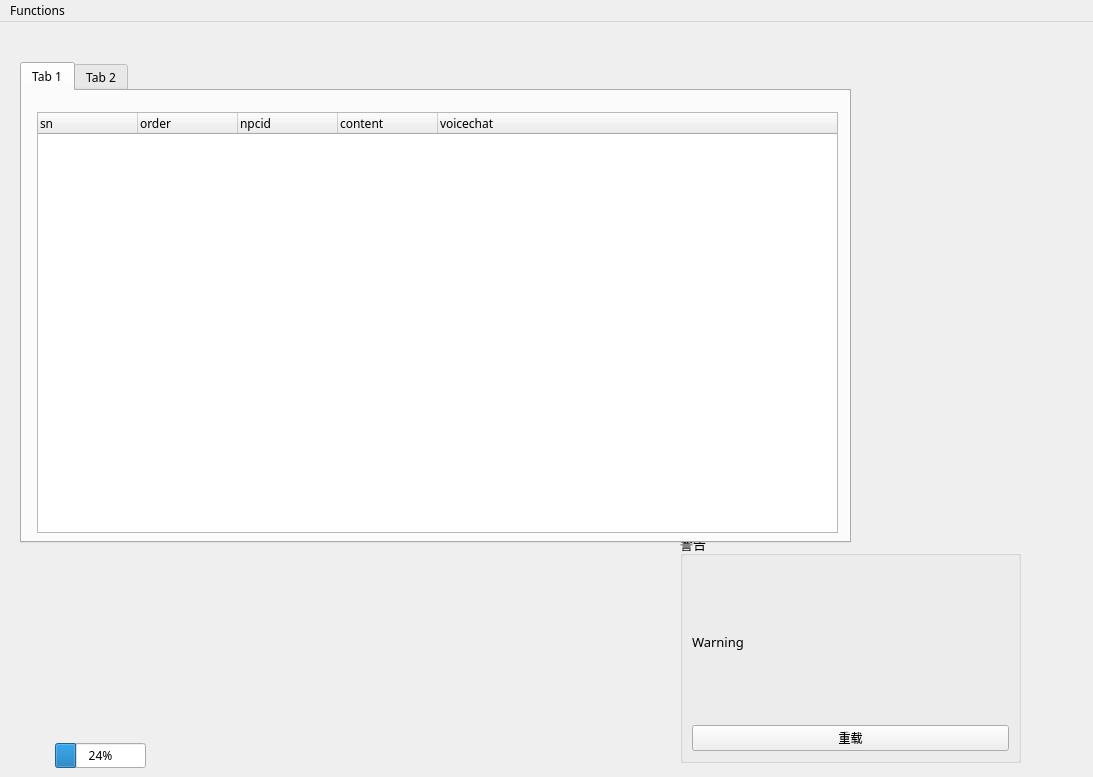
<?xml version="1.0" encoding="UTF-8"?>
<ui version="4.0">
 <class>MainWindow</class>
 <widget class="QMainWindow" name="MainWindow">
  <property name="geometry">
   <rect>
    <x>0</x>
    <y>0</y>
    <width>1093</width>
    <height>777</height>
   </rect>
  </property>
  <property name="font">
   <font>
    <family>微软雅黑</family>
   </font>
  </property>
  <property name="windowTitle">
   <string>MainWindow</string>
  </property>
  <property name="locale">
   <locale language="Chinese" country="China"/>
  </property>
  <widget class="QWidget" name="centralwidget">
   <widget class="QProgressBar" name="progressBar">
    <property name="geometry">
     <rect>
      <x>55</x>
      <y>721</y>
      <width>91</width>
      <height>25</height>
     </rect>
    </property>
    <property name="value">
     <number>24</number>
    </property>
   </widget>
   <widget class="QWidget" name="widget" native="true">
    <property name="geometry">
     <rect>
      <x>590</x>
      <y>440</y>
      <width>501</width>
      <height>311</height>
     </rect>
    </property>
    <widget class="QGroupBox" name="warningGroup">
     <property name="geometry">
      <rect>
       <x>90</x>
       <y>70</y>
       <width>341</width>
       <height>231</height>
      </rect>
     </property>
     <property name="font">
      <font>
       <family>微软雅黑</family>
       <pointsize>10</pointsize>
      </font>
     </property>
     <property name="title">
      <string>警告</string>
     </property>
     <layout class="QVBoxLayout" name="verticalLayout">
      <item>
       <widget class="QLabel" name="labelWarning">
        <property name="contextMenuPolicy">
         <enum>Qt::NoContextMenu</enum>
        </property>
        <property name="layoutDirection">
         <enum>Qt::LeftToRight</enum>
        </property>
        <property name="locale">
         <locale language="Chinese" country="China"/>
        </property>
        <property name="text">
         <string>Warning</string>
        </property>
        <property name="alignment">
         <set>Qt::AlignLeading|Qt::AlignLeft|Qt::AlignVCenter</set>
        </property>
       </widget>
      </item>
      <item>
       <widget class="QPushButton" name="pushButton">
        <property name="font">
         <font>
          <pointsize>9</pointsize>
         </font>
        </property>
        <property name="locale">
         <locale language="Chinese" country="China"/>
        </property>
        <property name="text">
         <string>重载</string>
        </property>
       </widget>
      </item>
     </layout>
    </widget>
   </widget>
   <widget class="QTabWidget" name="tabWidget">
    <property name="geometry">
     <rect>
      <x>20</x>
      <y>40</y>
      <width>831</width>
      <height>481</height>
     </rect>
    </property>
    <property name="currentIndex">
     <number>0</number>
    </property>
    <widget class="QWidget" name="tabPlot">
     <attribute name="title">
      <string>Tab 1</string>
     </attribute>
     <widget class="QTreeWidget" name="treePlot">
      <property name="geometry">
       <rect>
        <x>15</x>
        <y>21</y>
        <width>801</width>
        <height>421</height>
       </rect>
      </property>
      <property name="font">
       <font>
        <family>微软雅黑</family>
       </font>
      </property>
      <column>
       <property name="text">
        <string>sn</string>
       </property>
      </column>
      <column>
       <property name="text">
        <string>order</string>
       </property>
      </column>
      <column>
       <property name="text">
        <string>npcid</string>
       </property>
      </column>
      <column>
       <property name="text">
        <string>content</string>
       </property>
      </column>
      <column>
       <property name="text">
        <string>voicechat</string>
       </property>
      </column>
     </widget>
    </widget>
    <widget class="QWidget" name="tabNpc">
     <attribute name="title">
      <string>Tab 2</string>
     </attribute>
     <layout class="QGridLayout" name="gridLayout">
      <item row="0" column="0">
       <widget class="QTreeWidget" name="treeNpc">
        <property name="sortingEnabled">
         <bool>true</bool>
        </property>
        <column>
         <property name="text">
          <string>NpcSn</string>
         </property>
        </column>
        <column>
         <property name="text">
          <string>NpcName</string>
         </property>
        </column>
        <column>
         <property name="text">
          <string>SceneName</string>
         </property>
        </column>
        <column>
         <property name="text">
          <string>SceneSn</string>
         </property>
        </column>
       </widget>
      </item>
     </layout>
    </widget>
   </widget>
  </widget>
  <widget class="QMenuBar" name="menubar">
   <property name="geometry">
    <rect>
     <x>0</x>
     <y>0</y>
     <width>1093</width>
     <height>21</height>
    </rect>
   </property>
   <widget class="QMenu" name="menu_Settings">
    <property name="title">
     <string>Functions</string>
    </property>
    <addaction name="actionReloadNpcFile"/>
    <addaction name="actionReloadPlotFile"/>
    <addaction name="actionReloadSceneFile"/>
    <addaction name="separator"/>
    <addaction name="actionShowSettings"/>
   </widget>
   <addaction name="menu_Settings"/>
  </widget>
  <action name="actionShowSettings">
   <property name="text">
    <string>设置</string>
   </property>
   <property name="toolTip">
    <string>&lt;html&gt;&lt;head/&gt;&lt;body&gt;&lt;p&gt;打开设置界面&lt;/p&gt;&lt;/body&gt;&lt;/html&gt;</string>
   </property>
   <property name="font">
    <font>
     <family>微软雅黑</family>
    </font>
   </property>
   <property name="shortcut">
    <string>Alt+1</string>
   </property>
  </action>
  <action name="actionReloadNpcFile">
   <property name="text">
    <string>重载 Npc.xlsx</string>
   </property>
   <property name="font">
    <font>
     <family>微软雅黑</family>
    </font>
   </property>
   <property name="shortcut">
    <string>Alt+2</string>
   </property>
  </action>
  <action name="actionReloadPlotFile">
   <property name="text">
    <string>重载 Plot.xlsx</string>
   </property>
   <property name="font">
    <font>
     <family>微软雅黑</family>
    </font>
   </property>
   <property name="shortcut">
    <string>Alt+3</string>
   </property>
  </action>
  <action name="actionReloadSceneFile">
   <property name="text">
    <string>重载 Scene.xlsx</string>
   </property>
   <property name="font">
    <font>
     <family>微软雅黑</family>
    </font>
   </property>
   <property name="shortcut">
    <string>Alt+4</string>
   </property>
  </action>
 </widget>
 <resources/>
 <connections/>
</ui>
